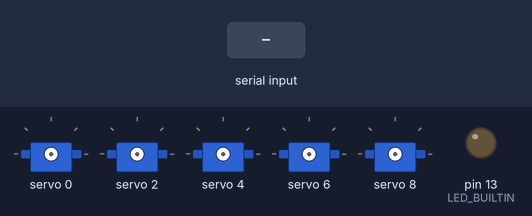
A sketch run on a simulated Arduino Uno, built with avr-gcc and run on an emulated ATmega328P. Shown: 5 × servo, output pins drawn as LEDs (lit = HIGH). Inputs (shaded band) come from the test bench. What the sketch prints to the serial monitor is not drawn.

Above: at 1.2 s.
1.3 s: "emg\n" received over Serial
2.8 s: "0\n" received over Serial
4.7 s: "cli\n" received over Serial
6.2 s: "close\n" received over Serial
At 6.35 s:
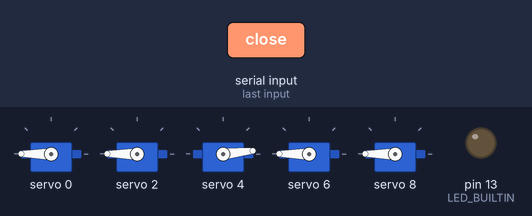
At 7.2 s:
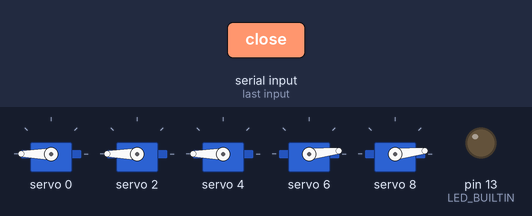
8.1 s: "peace\n" received over Serial
At 9.5 s:
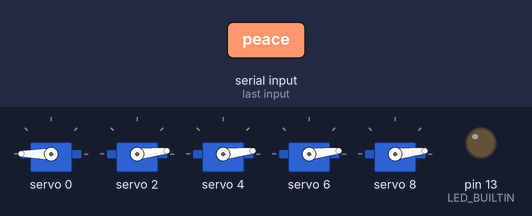
9.8 s: "open\n" received over Serial
At 9.95 s:
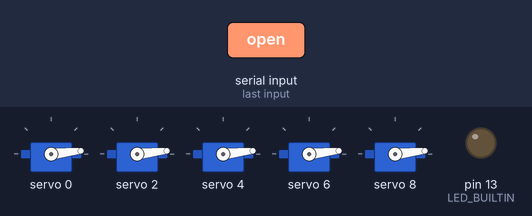
Timing chart, 0 to 12.7 s (numbered marks = the images above; inputs shaded):
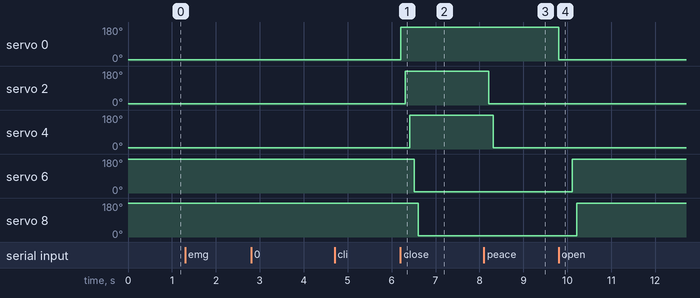

Measured:
- after the input at 1.3 s, every drawn part: stays the same
- after the input at 4.7 s, every drawn part: stays the same
- after the input at 6.2 s, servo 0: 6° → 180° at once; servo 2: 6° → 180° after 0.11 s; servo 4: 6° → 180° after 0.21 s; servo 6: 180° → 6° after 0.31 s; servo 8: 180° → 6° after 0.41 s
- after the input at 8.1 s, servo 2: 180° → 6° after 0.11 s; servo 4: 180° → 6° after 0.21 s
- after the input at 9.8 s, servo 0: 180° → 6° at once; servo 6: 6° → 180° after 0.31 s; servo 8: 6° → 180° after 0.41 s

The sketch:

mainControl.ino
```cpp
String msg;
#include <Wire.h>
#include <Adafruit_PWMServoDriver.h>

Adafruit_PWMServoDriver pwm = Adafruit_PWMServoDriver();  // Initiates library.
#define MIN_PULSE_WIDTH 650
#define MAX_PULSE_WIDTH 2350
#define DEFAULT_PULSE_WIDTH 1500
#define FREQUENCY 60

// define the pin that the flex sensor is connected to
const int thumb = A0;
const int index = A1;
const int middle = A2;
const int ring = A3;
const int pinky = A4;
// define the minimum and maximum values for the flex sensor
const int FLEX_MIN = 0;
const int FLEX_MAX = 1023;

// define the minimum and maximum values for the servo
const int SERVO_MIN = 150;
const int SERVO_MAX = 600;

void setup() {
  Serial.begin(9600);  // initialize serial communication at 9600 bits per second
  pinMode(LED_BUILTIN, OUTPUT);

  pwm.begin();         // Sends PWM signals.
  pwm.setPWMFreq(60);  // Makes servos run at 60 Hz rate.
  delay(20);
}

void loop() {
  if (Serial.available() > 0) {          // if there is data available on the serial port
    msg = Serial.readStringUntil('\n');  // read the message as a character
    if (msg == "emg") {
      Serial.write("EMG Mode");

      while (true) {
        if (Serial.available() > 0) {
          msg = Serial.readStringUntil('\n');
          if (msg == "0") {
            Serial.write("Hand Open");
            pwm.setPWM(0, 0, 150);  //thumb
            delay(100);
            pwm.setPWM(2, 0, 150);  //index
            delay(100);
            pwm.setPWM(4, 0, 150);  //Middle
            delay(100);
            pwm.setPWM(6, 0, 600);  //Ring
            delay(100);
            pwm.setPWM(8, 0, 600);  //Pinky
            delay(100);
            break;
          }
          if (msg == "1") {
            Serial.write("Hand Close");
            pwm.setPWM(0, 0, 600);  //thumb
            delay(100);
            pwm.setPWM(2, 0, 600);        //index
            delay(100);
            pwm.setPWM(4, 0, 600);  //Middle
            delay(100);
            pwm.setPWM(6, 0, 150);         //Ring
            delay(100);
            pwm.setPWM(8, 0, 150);         //Pinky
            delay(100);
            break;
          }
          if (msg == "2") {
            Serial.write("Exiting...");
            break;
          }
        }
      }

    } else if (msg == "cli") {  // if the message is '2'
      Serial.write("CLI Mode (Enter ex to Exit)");
      while (true)
        if (Serial.available() > 1) {
          msg = Serial.readStringUntil('\n');
          if (msg == "open") {
            Serial.write("Hand Open");
            pwm.setPWM(0, 0, 150);  //thumb
            delay(100);
            pwm.setPWM(2, 0, 150);  //index
            delay(100);
            pwm.setPWM(4, 0, 150);  //Middle
            delay(100);
            pwm.setPWM(6, 0, 600);  //Ring
            delay(100);
            pwm.setPWM(8, 0, 600);  //Pinky
            delay(100);
          }
          if (msg == "close") {
            Serial.write("Hand Close");
            pwm.setPWM(0, 0, 600);  //thumb
            delay(100);
            pwm.setPWM(2, 0, 600);        //index
            delay(100);
            pwm.setPWM(4, 0, 600);  //Middle
            delay(100);
            pwm.setPWM(6, 0, 150);         //Ring
            delay(100);
            pwm.setPWM(8, 0, 150);         //Pinky
            delay(100);
          }
          if (msg == "peace") {
            Serial.write("Peace Sign");
            pwm.setPWM(0, 0, 600);  //thumb
            delay(100);
            pwm.setPWM(2, 0, 150);        //index
            delay(100);
            pwm.setPWM(4, 0, 150);  //Middle
            delay(100);
            pwm.setPWM(6, 0, 150);         //Ring
            delay(100);
            pwm.setPWM(8, 0, 150);         //Pinky
            delay(100);
          }
          if (msg == "mf") {
            Serial.write("Mid F");
            pwm.setPWM(0, 0, 600);  //thumb
            delay(100);
            pwm.setPWM(2, 0, 600);        //index
            delay(100);
            pwm.setPWM(4, 0, 150);  //Middle
            delay(100);
            pwm.setPWM(6, 0, 150);         //Ring
            delay(100);
            pwm.setPWM(8, 0, 150);         //Pinky
            delay(100);
          }
          if (msg == "ex") {
            Serial.write("Exiting...");
            break;
          }
        }
    }

  } else if (msg == "flex") {

    Serial.write("Flex Mode (ENTER 2 TO Exit)");
    while (true) {
      int val_thumb = analogRead(thumb);
      int val_index = analogRead(index);
      int val_mid = analogRead(middle);
      int val_ring = analogRead(ring);
      int val_pinky = analogRead(pinky);

      int servoValue_thumb = map(val_thumb, FLEX_MIN, FLEX_MAX, SERVO_MIN, SERVO_MAX);
      int servoValue_in = map(val_index, FLEX_MIN, FLEX_MAX, SERVO_MIN, SERVO_MAX);
      int servoValue_mid = map(val_mid, FLEX_MIN, FLEX_MAX, SERVO_MIN, SERVO_MAX);
      int servoValue_ring = map(val_ring, FLEX_MIN, FLEX_MAX, SERVO_MAX, SERVO_MIN);
      int servoValue_pinky = map(val_pinky, FLEX_MIN, FLEX_MAX, SERVO_MAX, SERVO_MIN);
      pwm.setPWM(0, 0, servoValue_thumb);
      pwm.setPWM(2, 0, servoValue_in);
      pwm.setPWM(4, 0, servoValue_mid);
      pwm.setPWM(6, 0, servoValue_ring);
      pwm.setPWM(8, 0, servoValue_pinky);
      if (Serial.available() > 0) {
        msg = Serial.readStringUntil('\n');
        if (msg == "2") {
          Serial.write("Exiting...");
          break;
        }
      }
    }
  }
}
```
